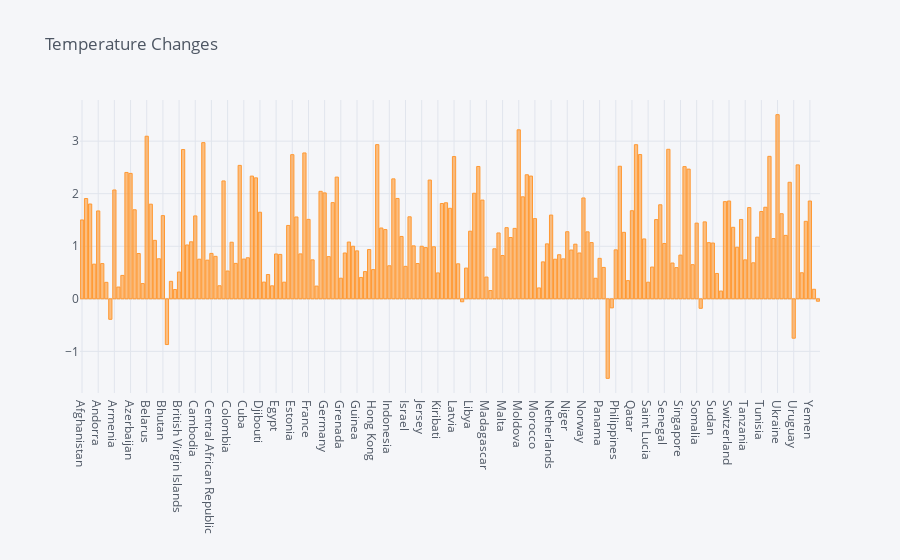

Source (notebook cell):
### Markdown cell above
# EXERCISE

- Make a bar graph of `temperature_slice` showing the Average Temperature Change for each Country
- Give it a good title and colour

### Code cell
#Solution
temperature_slice.iplot(kind="bar", x="Country", y="AverageTemperatureChange", title="Temperature Changes")

### Figure 1 — Plotly figure (JSON) as saved in the notebook; plotly's stock layout.template omitted (floating-point values rounded to 4 significant figures; data arrays with more than 128 entries replaced by an {"elided": "..."} marker saying what was removed)
{"data": [{"marker": {"color": "rgba(255, 153, 51, 0.6)", "line": {"color": "rgba(255, 153, 51, 1.0)", "width": 1}}, "name": "AverageTemperatureChange", "orientation": "v", "text": "", "type": "bar", "x": {"elided": "183 str values"}, "y": {"elided": "183 float values"}}], "layout": {"legend": {"bgcolor": "#F5F6F9", "font": {"color": "#4D5663"}}, "paper_bgcolor": "#F5F6F9", "plot_bgcolor": "#F5F6F9", "title": {"font": {"color": "#4D5663"}, "text": "Temperature Changes"}, "xaxis": {"gridcolor": "#E1E5ED", "showgrid": true, "tickfont": {"color": "#4D5663"}, "title": {"font": {"color": "#4D5663"}, "text": ""}, "zerolinecolor": "#E1E5ED"}, "yaxis": {"gridcolor": "#E1E5ED", "showgrid": true, "tickfont": {"color": "#4D5663"}, "title": {"font": {"color": "#4D5663"}, "text": ""}, "zerolinecolor": "#E1E5ED"}}}
